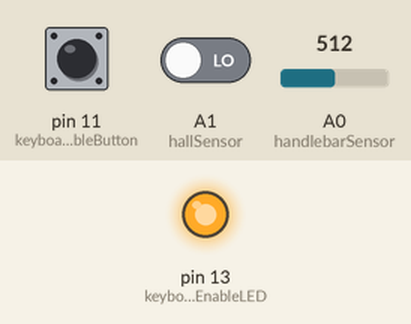
A sketch run on a simulated Arduino Leonardo, built with avr-gcc and run on an emulated ATmega32U4. Parts: output pins drawn as LEDs (lit = HIGH). Inputs (shaded band) come from the test bench; at power-on: pin 11 (keyboardEnableButton) HIGH, A0 (handlebarSensor) = 512, A1 (hallSensor) LOW. USB keyboard and mouse output is not drawn; what the sketch prints to the serial monitor is not drawn.

Above: at 1.2 s.
1.3 s: pin 11 (keyboardEnableButton) pulled LOW for 0.15 s
At 1.9 s:
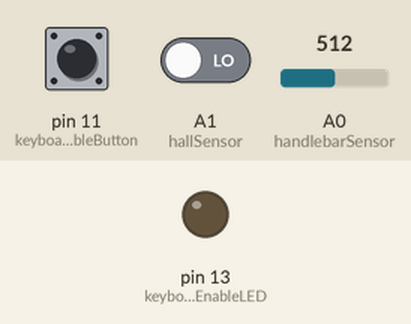
2.9 s: pin 11 (keyboardEnableButton) pulled LOW for 1 s
At 4.4 s:
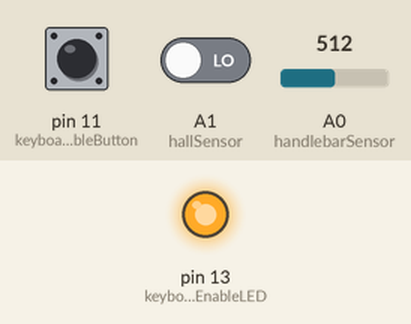
6.9 s: pin 11 (keyboardEnableButton) pulled LOW for 3.2 s
At 11.5 s:
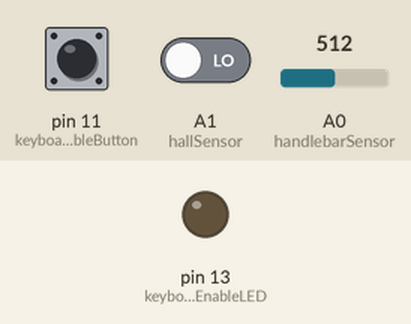
Timing chart, 0 to 12.6 s (numbered marks = the images above; inputs shaded):
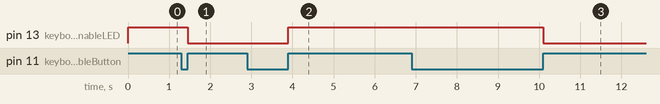

The sketch:

aruidno_code.ino
```cpp
#include <Keyboard.h> //Only works with Ardunios based on ATMega 32u4 (leonardo, micro, ect)


/* This is the code to run handlebar turning and wheel speed sensing for Mario Kart integration. Revision 2.1. Keyboard.begin and Keyboard.end now in the toggle function, so keyboard emulation doesn't stop and start continiuously.
    Revision 2.0. Major changes to code structure and flow. everything in loop() now broken into separate functions.
  Revision 0.6. "Wheel" is now digital, only on or off.
  Revision 0.5.4. Minor tweaks.
  Revision 0.5.3. Control laws changed.
  Revision 0.5.2. Keyboard.press changed to Keyboard.write, which seems to accomplish the same thing with fewer commands.
  Reivsion 0.5.1. Keyboard.press changed back, with addition of Keyboard.release to let go of the key. Derp.
  Revision 0.5. Keyboard.press changed to Keyboard.print, no "sticky keys."
  Revision 0.4. Now compiles!
  True/False statements fixed and placeholders added to environmental varaibles since 0.3.
  Enable button flow code improved since 0.2.
  Enable button code changed since 0.1.
  Author - Jacob Killelea, team Breakfast Summit, COEN 1400, CU Boulder, Fall 2015.
  This code is licensed under the GNU GPL V3 and hopes to be useful, but there is no warranty or guarantee of usefulness, implied or otherwise.
*/

//system control variables
boolean keyboardEnabled = false; //Need ability to turn keyboard on and off, state of keyboard activation held here.
int previousButtonState = HIGH; //previous state of keyboard enable button //MIGHT NOT WANT TO USE THIS ONE
int buttonState; //current state of enable button
int e = 0; //used to keep track of how many times the button has been pressed, toggles enable/disable.
const int keyboardEnableButton = 11; //Pin that physical switch to enable keyboard is on;
const int keyboardEnableLED = 13; //LED indicator for visual indication of enabled-ness.

//sensor location variables
const int handlebarSensor = A0; //Pin that handlebar rotational sensor is on.
const int hallSensor = A1; //Pin that the Hall Effect sensor in the wheel is on.


//sensor data variables
int handlebar = 0; //value of handlebar rotation
int wheel = 0; //value from wheel sensor


//control mapping variables
const char accelerate = 'a'; //keyboard button to accelerate in Mario Kart
const char turnLeft = 'l'; //keyboard button to turn left in Mario Kart
const char turnRight = 'r';// keyboard button to turn right in Mario Kart


void setup() {
  //  Serial.begin(9600); //always a good idea to have the serial going for debugging.
  pinMode(keyboardEnableButton, INPUT); //Set enable button as input
  pinMode(keyboardEnableLED, OUTPUT); //LED indicator
  //previousButtonState = digitalRead(keyboardEnableButton); //initialize the system for detecting if the button has changed
  previousButtonState = LOW;


}


void loop() {

  buttonState = digitalRead(keyboardEnableButton); //make sure we haven't pressed the enable/disable button


  if (buttonState != previousButtonState) {
    previousButtonState = buttonState;
    Serial.println("Button Changed");
    Serial.println(buttonState);
    if (buttonState == HIGH) {
      toggleKeyboard();
    }

  }


  if (keyboardEnabled) {
    digitalWrite(keyboardEnableLED, HIGH); //send a visual signal that the system is armed
    tightLoop(); //runs the rest of the code here, so that other things in regular loop() can be skipped if they're not needed.
  }
  else {
    digitalWrite(keyboardEnableLED, LOW); //default the system arm light to off
  }
}

void tightLoop() {

  //  Keyboard.begin(); //begin keyboard emulation

  wheel = digitalRead(hallSensor); //get actual data
  handlebar = analogRead(handlebarSensor);

  Serial.println(handlebar);


  if (handlebar > 550) { //handlebar turns right, turn kart right
    Keyboard.write(turnRight); //press the key
    Serial.println("RIGHT");
  }
  else if (handlebar < 450) { //handlebar turns left, turn left
    Keyboard.write(turnLeft);   //press the key
    Serial.println("LEFT");
  }

  if (wheel == HIGH) { //acceleration segment
    Keyboard.write(accelerate); //press the key
  }


  //    Keyboard.end(); //end keyboard emulation


}


void toggleKeyboard() {
  e++;
  e = e % 2;
//  Serial.print("e is: ");
  Serial.println(e);
  if (e == 1) { //if e is 1
    Serial.println("Keyboard Enabled");
    Keyboard.begin(); //begin keyboard emulation
    keyboardEnabled = true;
  }
  if (e == 0) { //if e is 0 do the opposite.
    Serial.println("Keyboard Disabled");
    Keyboard.end(); //end keyboard emulation
    keyboardEnabled = false;
  }
}
```

Measured:
- after the input at 1.3 s, pin 13 (keyboardEnableLED): HIGH → LOW after 0.15 s
- after the input at 2.9 s, pin 13 (keyboardEnableLED): LOW → HIGH after 1.0 s
- after the input at 6.9 s, pin 13 (keyboardEnableLED): HIGH → LOW after 3.2 s
